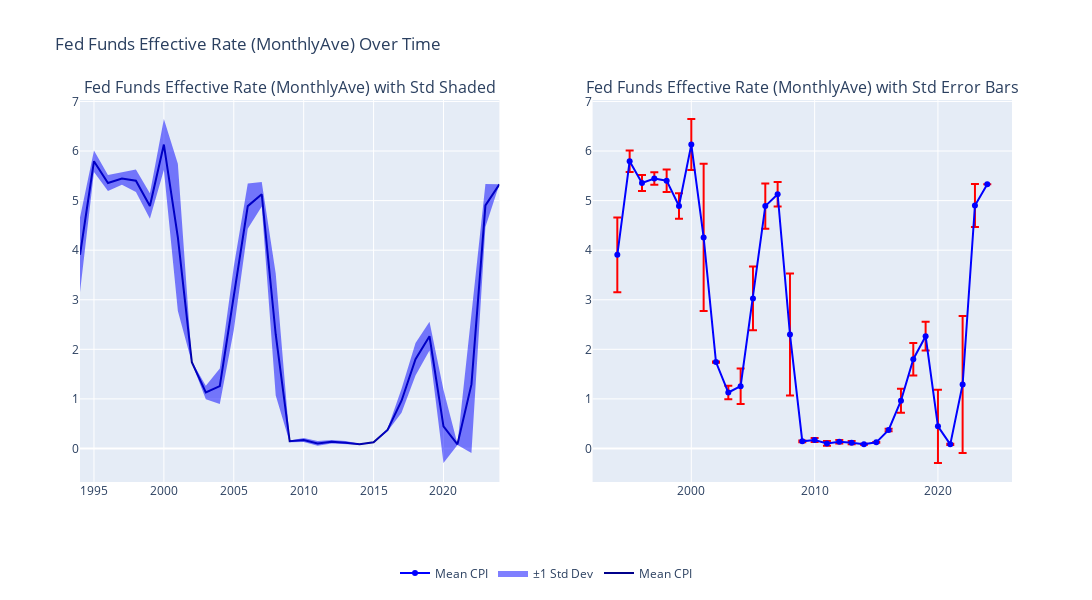

This figure's notebook cell:
### Code cell
years = annual_statistics.index
mean_values = annual_statistics['FedFundsEffectiveRate_MonthlyAve']['mean']
std_values = annual_statistics['FedFundsEffectiveRate_MonthlyAve']['std']

# 1 row and 2 columns
fig = make_subplots(rows=1, cols=2, subplot_titles=('Fed Funds Effective Rate (MonthlyAve) with Std Shaded', 'Fed Funds Effective Rate (MonthlyAve) with Std Error Bars'))

# Line chart with shaded standard deviation
fig.add_trace(
    go.Scatter(
        x=years,
        y=mean_values,
        mode='lines',
        name='Mean CPI',
        line=dict(color='darkblue'),
    ),
    row=1, col=1
)
fig.add_trace(
    go.Scatter(
        x=years,
        y=mean_values + std_values,
        mode='lines',
        fill=None,
        line=dict(color='rgba(0,0,255,0.2)', width=0),
        showlegend=False
    ),
    row=1, col=1
)
fig.add_trace(
    go.Scatter(
        x=years,
        y=mean_values - std_values,
        mode='lines',
        fill='tonexty',
        line=dict(color='rgba(0,0,255,0.2)', width=0),
        name='±1 Std Dev',
        showlegend=True
    ),
    row=1, col=1
)

# Line chart with error bars
fig.add_trace(
    go.Scatter(
        x=years,
        y=mean_values,
        mode='lines+markers',
        name='Mean CPI',
        line=dict(color='blue'),
        error_y=dict(
            type='data',
            array=std_values,
            color='red',
            thickness=2,
            width=4
        )
    ),
    row=1, col=2
)

# Legend to the bottom
fig.update_layout(
    height=600, 
    width=1600, 
    title_text='Fed Funds Effective Rate (MonthlyAve) Over Time',
    showlegend=True,
    legend=dict(
        orientation="h",   # Horizontal orientation
        x=0.5,             # Center the legend horizontally
        y=-0.2,            # Move the legend below the charts
        xanchor='center',   # Align the legend horizontally with the center
        yanchor='top'       # Align the legend above the bottom edge
    )
)

fig.show()

### Figure 1 — Plotly figure (JSON) as saved in the notebook; plotly's stock layout.template omitted (floating-point values rounded to 4 significant figures)
{"data": [{"line": {"color": "darkblue"}, "mode": "lines", "name": "Mean CPI", "type": "scatter", "x": [1994, 1995, 1996, 1997, 1998, 1999, 2000, 2001, 2002, 2003, 2004, 2005, 2006, 2007, 2008, 2009, 2010, 2011, 2012, 2013, 2014, 2015, 2016, 2017, 2018, 2019, 2020, 2021, 2022, 2023, 2024], "xaxis": "x", "y": [3.905, 5.796, 5.356, 5.445, 5.402, 4.891, 6.13, 4.258, 1.742, 1.129, 1.256, 3.027, 4.889, 5.128, 2.299, 0.1446, 0.1706, 0.102, 0.134, 0.1168, 0.08549, 0.1233, 0.3741, 0.9625, 1.801, 2.264, 0.4456, 0.08281, 1.291, 4.902, 5.33], "yaxis": "y"}, {"line": {"color": "rgba(0,0,255,0.2)", "width": 0}, "mode": "lines", "showlegend": false, "type": "scatter", "x": [1994, 1995, 1996, 1997, 1998, 1999, 2000, 2001, 2002, 2003, 2004, 2005, 2006, 2007, 2008, 2009, 2010, 2011, 2012, 2013, 2014, 2015, 2016, 2017, 2018, 2019, 2020, 2021, 2022, 2023, 2024], "xaxis": "x", "y": [4.66, 6.012, 5.516, 5.572, 5.629, 5.147, 6.644, 5.744, 1.756, 1.265, 1.615, 3.669, 5.344, 5.376, 3.53, 0.1624, 0.2114, 0.1481, 0.1698, 0.1481, 0.09477, 0.1297, 0.399, 1.204, 2.129, 2.554, 1.183, 0.09497, 2.675, 5.336, 5.33], "yaxis": "y"}, {"fill": "tonexty", "line": {"color": "rgba(0,0,255,0.2)", "width": 0}, "mode": "lines", "name": "±1 Std Dev", "showlegend": true, "type": "scatter", "x": [1994, 1995, 1996, 1997, 1998, 1999, 2000, 2001, 2002, 2003, 2004, 2005, 2006, 2007, 2008, 2009, 2010, 2011, 2012, 2013, 2014, 2015, 2016, 2017, 2018, 2019, 2020, 2021, 2022, 2023, 2024], "xaxis": "x", "y": [3.151, 5.58, 5.196, 5.318, 5.176, 4.635, 5.617, 2.772, 1.727, 0.9921, 0.8979, 2.384, 4.434, 4.88, 1.068, 0.1268, 0.1297, 0.05592, 0.09826, 0.08557, 0.0762, 0.1169, 0.3492, 0.7215, 1.473, 1.974, -0.2914, 0.07066, -0.09197, 4.469, 5.33], "yaxis": "y"}, {"error_y": {"array": [0.7543, 0.216, 0.1599, 0.1273, 0.2262, 0.2561, 0.514, 1.486, 0.0142, 0.1365, 0.3585, 0.6427, 0.455, 0.2484, 1.231, 0.01784, 0.04088, 0.04608, 0.03577, 0.03124, 0.009284, 0.006399, 0.02488, 0.241, 0.3279, 0.2898, 0.737, 0.01215, 1.383, 0.4332, 0], "color": "red", "thickness": 2, "type": "data", "width": 4}, "line": {"color": "blue"}, "mode": "lines+markers", "name": "Mean CPI", "type": "scatter", "x": [1994, 1995, 1996, 1997, 1998, 1999, 2000, 2001, 2002, 2003, 2004, 2005, 2006, 2007, 2008, 2009, 2010, 2011, 2012, 2013, 2014, 2015, 2016, 2017, 2018, 2019, 2020, 2021, 2022, 2023, 2024], "xaxis": "x2", "y": [3.905, 5.796, 5.356, 5.445, 5.402, 4.891, 6.13, 4.258, 1.742, 1.129, 1.256, 3.027, 4.889, 5.128, 2.299, 0.1446, 0.1706, 0.102, 0.134, 0.1168, 0.08549, 0.1233, 0.3741, 0.9625, 1.801, 2.264, 0.4456, 0.08281, 1.291, 4.902, 5.33], "yaxis": "y2"}], "layout": {"annotations": [{"font": {"size": 16}, "showarrow": false, "text": "Fed Funds Effective Rate (MonthlyAve) with Std Shaded", "x": 0.225, "xanchor": "center", "xref": "paper", "y": 1, "yanchor": "bottom", "yref": "paper"}, {"font": {"size": 16}, "showarrow": false, "text": "Fed Funds Effective Rate (MonthlyAve) with Std Error Bars", "x": 0.775, "xanchor": "center", "xref": "paper", "y": 1, "yanchor": "bottom", "yref": "paper"}], "height": 600, "legend": {"orientation": "h", "x": 0.5, "xanchor": "center", "y": -0.2, "yanchor": "top"}, "showlegend": true, "title": {"text": "Fed Funds Effective Rate (MonthlyAve) Over Time"}, "width": 1600, "xaxis": {"anchor": "y", "domain": [0, 0.45]}, "xaxis2": {"anchor": "y2", "domain": [0.55, 1]}, "yaxis": {"anchor": "x", "domain": [0, 1]}, "yaxis2": {"anchor": "x2", "domain": [0, 1]}}}
